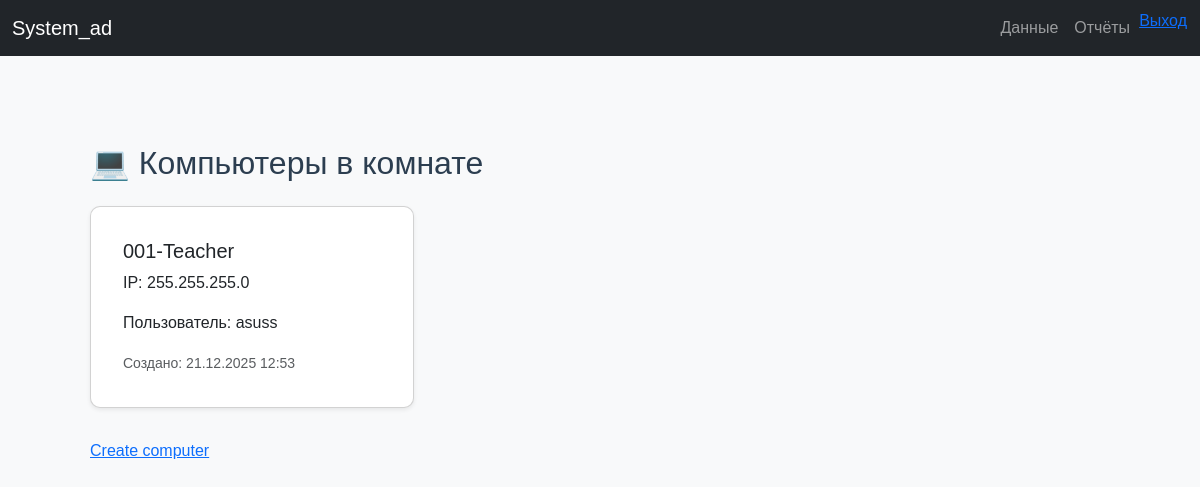
The app's page /rooms/1/computers/ (signed in), older data.
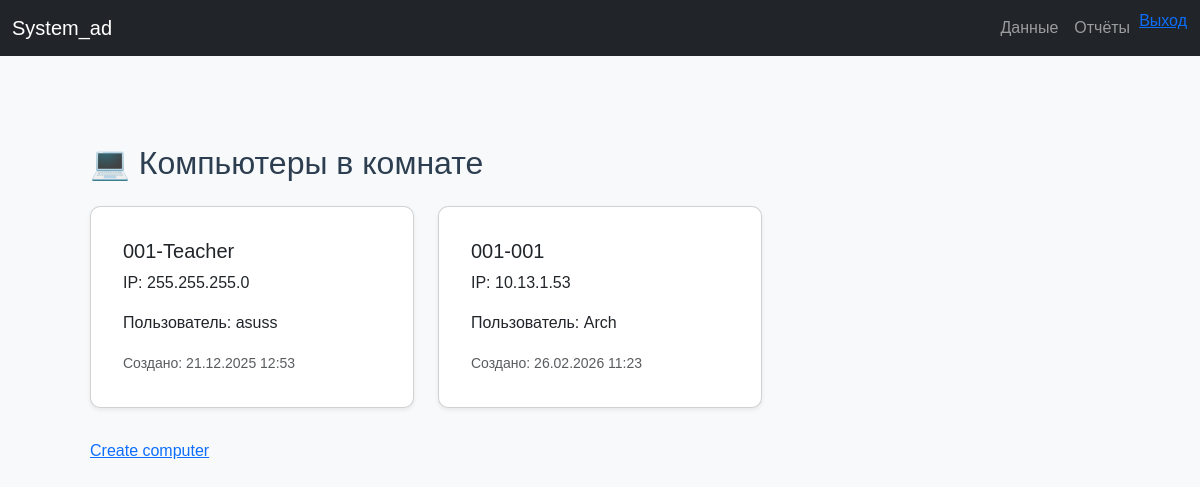
The same page, newer data.
### api/models.py (models this page shows, shortened)
class Computer(models.Model):
    room = models.ForeignKey(Room, on_delete=models.CASCADE, related_name="computers")
    hostname = models.CharField(max_length=255, unique=True)
    ip_address = models.GenericIPAddressField(null=True, blank=True)
    user_fullname = models.CharField(max_length=255)
    created_at = models.DateTimeField(auto_now_add=True)

### api/views.py (the view)
# urls.py: path('rooms/<int:room_id>/computers/', computer_by_room_view, name='computers-by-room'),
@login_required
def computer_by_room_view(request, room_id):
    computers = Computer.objects.filter(room_id=room_id)
    context = {'computers': computers}
    return render(request, 'dataCRUd/computers_by_room.html', context)

### templates/dataCRUd/computers_by_room.html (shortened to what this page needs)
{% extends "base.html" %}
{% block content %}
<div class="container mt-4">
    <h2 class="mb-4">💻 Компьютеры в комнате {{ room_id }}</h2>
    <div class="row">
        {% for computer in computers %}
        <div class="col-md-4 mb-3">
            <div class="card shadow-sm">
                <div class="card-body">
                    <h5 class="card-title">{{ computer.hostname }}</h5>
                    <p class="card-text">IP: {{ computer.ip_address }}</p>
                    <p class="card-text">Пользователь: {{ computer.user_fullname }}</p>
                    <small class="text-muted">Создано: {{ computer.created_at|date:"d.m.Y H:i" }}</small>
                </div>
            </div>
        </div>
        {% empty %}
        <p class="text-muted">Нет компьютеров в этой комнате</p>
        {% endfor %}
        <a href="{% url 'computer-create' %}" class="">Create computer</a>
    </div>
</div>
{% endblock %}

Row changes from the older to the newer data that the page shows:
added Computer: hostname "001-001", ip_address "10.13.1.53", user_fullname "Arch", created_at "26.02.2026 11:23"
